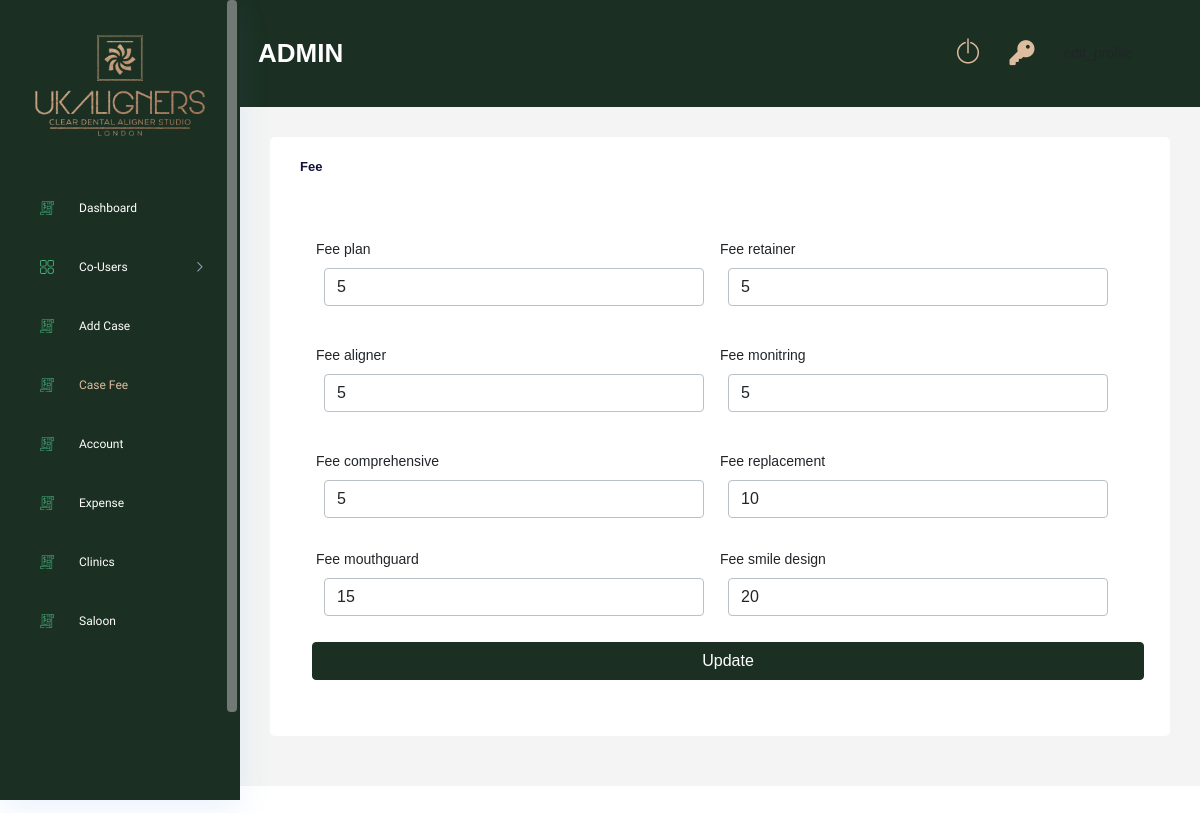
The page /case-fee/ (signed in) on the database its author committed.
### Users/models.py (models this page shows, shortened)
class Account(AbstractBaseUser):
    email 					= models.EmailField(verbose_name="email", max_length=60, unique=True)
    username 				= models.CharField(max_length=130)
    date_joined				= models.DateTimeField(verbose_name='date joined', auto_now_add=True)
    last_login				= models.DateTimeField(verbose_name='last login', auto_now=True)
    is_active				= models.BooleanField(default=True)
    is_staff				= models.BooleanField(default=False)
    is_superuser			= models.BooleanField(default=False)
    is_admin				= models.BooleanField(default=False)
    is_manager   			= models.BooleanField(default=False)
    is_planner   			= models.BooleanField(default=False)
    is_technician   		= models.BooleanField(default=False)
    is_dentist      		= models.BooleanField(default=False)
    is_salon           		= models.BooleanField(default=False)
    is_individual     		= models.BooleanField(default=False)
    is_clinic        		= models.BooleanField(default=False)
    hide_email				= models.BooleanField(default=True)
    USERNAME_FIELD = 'email'
    REQUIRED_FIELDS = ['username']
    objects = MyAccountManager()

### AdminRoll/models.py (models this page shows, shortened)
class fee(models.Model):
    fee_plan                       = models.IntegerField(default=0.0)
    fee_retainer                   = models.IntegerField(default=0.0)
    fee_aligner                    = models.IntegerField(default=0.0)
    fee_monitring                  = models.IntegerField(default=0.0)
    fee_comprehensive              = models.IntegerField(default=0.0)
    fee_replacement                = models.IntegerField(default=0.0)
    fee_mouthguard                 = models.IntegerField(default=0.0)
    fee_smile_design               = models.IntegerField(default=0.0)
    class Meta:
        verbose_name_plural = "Fee"

### AdminRoll/views.py (the view, shortened to what this page needs)
# urls.py: path('case-fee/', views.case_fee, name="case_fee"),
@login_required(login_url='login')
def case_fee(request):
    if request.user.is_admin:
        fee_obj_list = fee.objects.all()
        if fee_obj_list:
            fee_obj = fee_obj_list[0]
        else:
            fee_obj = None
        context = {
            'fee_obj':fee_obj
        }
        return render(request,'adminRoll/case_fee.html',context)
    else:
        return redirect('login')

### AdminRoll/templates/adminRoll/case_fee.html (shortened to what this page needs)
{% extends 'base.html' %}
{% load static %}
{% block content %}
<div class="main_content_iner ">
    <div class="container-fluid p-0">
        <div class="row justify-content-center">
            <div class="col-lg-12">
                <div class="white_card card_height_100 mb_30">
                    <div class="white_card_header">
                        <div class="box_header m-0">
                            <div class="main-title">
                                <h3 class="m-0">Fee</h3>
                            </div>
                        </div>
                    </div>
                    <div class="white_card_body">
                        <div class="card-body">
                            <form method="post" action="">{% csrf_token %}
                                <div class="row">
                                    <div class="row" id="more_flights">
                                        <div class="col-6">
                                            <div id="inputContainer">
                                                <br>
                                                <label>Fee plan</label>
                                                <input type="number" class="form-control m-2 form-fields" placeholder="fee plan"
                                                    name="fee_plan" value="{{fee_obj.fee_plan}}" required>
                                            </div>
                                        </div>
                                        <div class="col-6">
                                            <div id="inputContainer">
                                                <br>
                                                <label>Fee retainer</label>
                                                <input type="number" class="form-control m-2" placeholder="fee retainer"
                                                    name="fee_retainer" value="{{fee_obj.fee_retainer}}" required>
                                            </div>
                                        </div>
                                    </div>
                                    <div class="row" id="more_flights">
                                        <div class="col-6">
                                            <div id="inputContainer">
                                                <br>
                                                <label>Fee aligner</label>
                                                <input type="number" class="form-control m-2 form-fields" placeholder="fee aligner"
                                                    name="fee_aligner" value="{{fee_obj.fee_aligner}}" required>
                                            </div>
                                        </div>
                                        <div class="col-6">
                                            <div id="inputContainer">
                                                <br>
                                                <label>Fee monitring</label>
                                                <input type="number" class="form-control m-2" placeholder="fee monitring"
                                                    name="fee_monitring" value="{{fee_obj.fee_monitring}}" required>
                                            </div>
                                        </div>
                                    </div>
                                    <div class="row" id="more_flights">
                                        <div class="col-6">
                                            <div id="inputContainer">
                                                <br>
                                                <label>Fee comprehensive</label>
                                                <input type="number" class="form-control m-2 form-fields" placeholder="fee comprehensive"
                                                    name="fee_comprehensive" value="{{fee_obj.fee_comprehensive}}" required>
                                            </div>
                                        </div>
                                        <div class="col-6">
                                            <div id="inputContainer">
                                                <br>
                                                <label>Fee replacement</label>
                                                <input type="number" class="form-control m-2 form-fields" placeholder="fee comprehensive"
                                                    name="fee_replacement" value="{{fee_obj.fee_replacement}}" required>
                                            </div>
                                        </div>
                                    </div>
                                    <div class="row" id="more_flights">
                                        <div class="col-6">
                                            <div id="inputContainer">
                                                <br>
                                                <label>Fee mouthguard</label>
                                                <input type="number" class="form-control m-2 form-fields" placeholder="fee mouthguard"
                                                    name="fee_mouthguard" value="{{fee_obj.fee_mouthguard}}" required>
                                            </div>
                                        </div>
                                        <div class="col-6">
                                            <div id="inputContainer">
                                                <br>
                                                <label>Fee smile design</label>
                                                <input type="number" class="form-control m-2 form-fields" placeholder="fee smile design"
                                                    name="fee_smile_design" value="{{fee_obj.fee_smile_design}}" required>
                                            </div>
                                        </div>
                                    </div>
                                    <button class="btn btn-primary mt-3 ms-2" type="submit" value="Create">Update
                                    </button>
                                </div>
                            </form>
                        </div>
                    </div>
                </div>
            </div>
        </div>
    </div>
</div>
{% endblock %}

### templates/layout/navbar.html (shortened to what this page needs)
{% load static %}
<div class="container-fluid g-0">
    <div class="row">
        <div class="col-lg-12 p-0 ">
            <div class="header_iner d-flex justify-content-between align-items-center"
                 style="background: rgb(27, 48, 34)">
                <div class="serach_field-area d-flex align-items-center">
                    <div>
                        <h3 class="mt-2" style="color: white;text-transform: uppercase;">{{ request.user.username }}</h3>
                    </div>
                </div>
                <div class="header_right d-flex justify-content-between align-items-center">
                    <div class="header_notification_warp d-flex align-items-center">
                        <li>
                            <a class="" style="color: #DDBC9FFF" href="{% url 'logout' %}"> <i
                                    class="ti-power-off" style="font-size:25px"></i></a>
                        </li>
                        <li>
                            <a class="" style="color: #DDBC9FFF" href="{% url 'password_reset' %}"> <i
                                    class="fa fa-key"
                                    aria-hidden="true" style="font-size:25px"></i></a>
                        </li>
                        <li>
                        </li>
                    </div>
                </div>
            </div>
        </div>
    </div>
</div>

### static/css/index.css (style rules this page uses)
.form-fields { margin-bottom: 0px !important; }

### rows shown on the page
Account: user.username "ADMIN"
fee: fee_plan "5", fee_retainer "5", fee_aligner "5", fee_monitring "5", fee_comprehensive "5", fee_replacement "10", fee_mouthguard "15", fee_smile_design "20"
